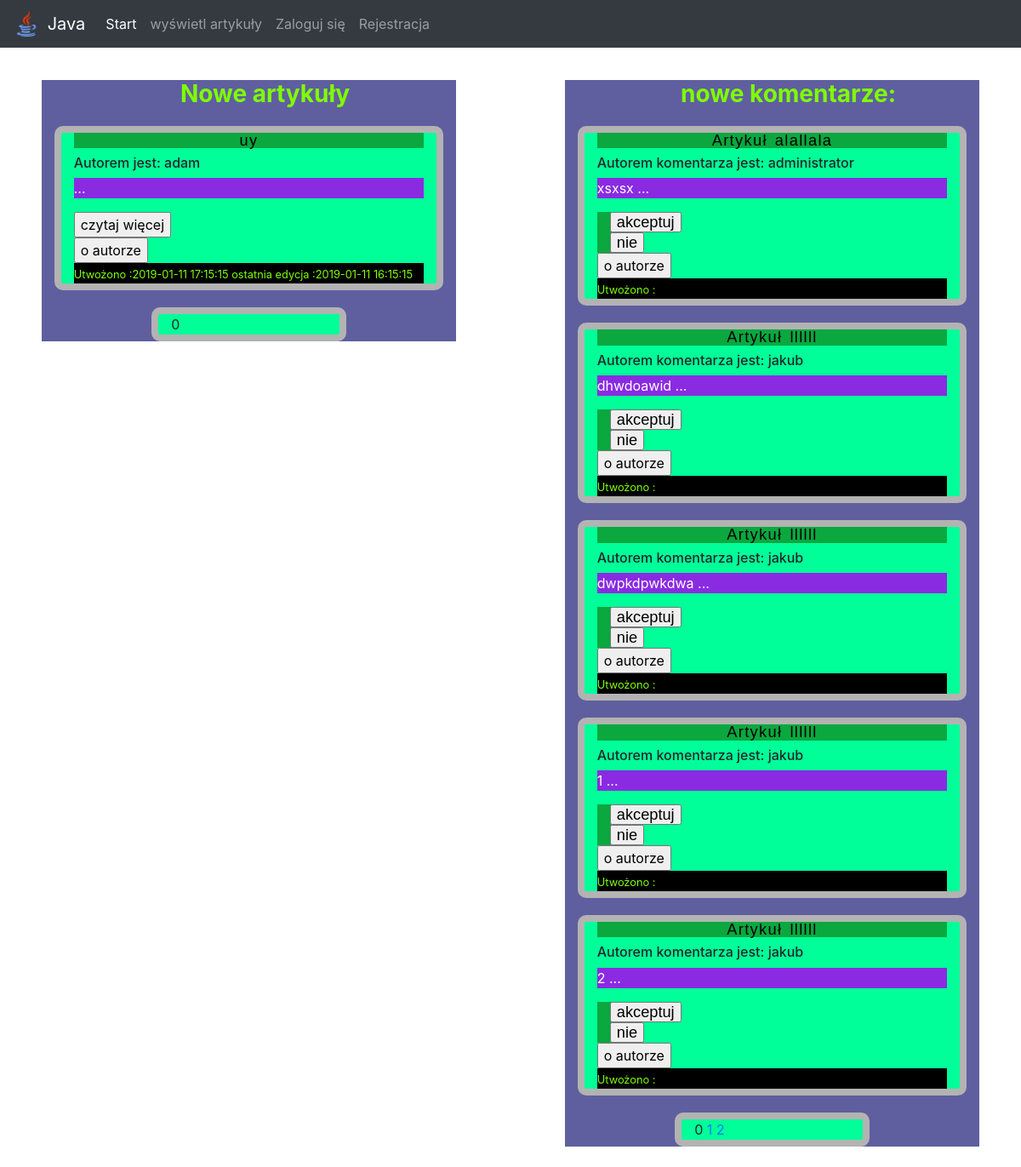
The app's page /php1/artykulzak.php with its own data.
### tables this page shows
CREATE TABLE IF NOT EXISTS `uzytkownicy` (
  `id` int(11) NOT NULL AUTO_INCREMENT,
  `username` varchar(255) NOT NULL,
  `password` varchar(255) NOT NULL,
  `email` text NOT NULL,
  `dolaczyl` date NOT NULL,
  `banned` varchar(5) NOT NULL DEFAULT 'folse',
  `status` varchar(10) NOT NULL DEFAULT '0',
  PRIMARY KEY (`id`)
);

CREATE TABLE IF NOT EXISTS `posts` (
  `id_pos` int(11) NOT NULL AUTO_INCREMENT,
  `user_id_pos` int(11) NOT NULL,
  `title` varchar(255) NOT NULL,
  `article` text NOT NULL,
  `updated_at` timestamp NOT NULL DEFAULT CURRENT_TIMESTAMP,
  `created_at` datetime NOT NULL,
  `akceptacja` int(11) NOT NULL,
  PRIMARY KEY (`id_pos`)
);

CREATE TABLE IF NOT EXISTS `komentarze` (
  `id_kom` int(11) NOT NULL AUTO_INCREMENT,
  `id_user` int(11) NOT NULL,
  `id_post` int(11) NOT NULL,
  `tresc` text NOT NULL,
  `wyslano` timestamp NULL DEFAULT CURRENT_TIMESTAMP,
  `status` int(11) NOT NULL DEFAULT '1',
  PRIMARY KEY (`id_kom`)
);

### php1/artykulzak.php (the view, shortened to what this page needs)
<?php
	include("connection.php");
$polaczenie = new mysqli($host, $db_user, $db_password, $db_name);
$counta=5;
$offseta=0;
$countk=5;
$offsetk=0;
?>
<!DOCTYPE HTML>
<html lang="pl">
<head>
    <link rel="stylesheet" href="css/bootstrap.css">
    <link href="style.css" rel="stylesheet" type="text/css" />
</head>
<body class="tyl">
    		<nav class="navbar navbar-dark bg-dark navbar-expand-lg fixed-top">
			<a class="navbar-brand" href="#"><img src="obrazki/logo.png" width="30" height="30" class="d-inline-block mr-1 align-bottom" alt=""> Java</a>
			<div class=" collapse navbar-collapse" id="mainmenu">
			<ul class="navbar-nav mr-auto">
					<li class="nav-item active">
						<a class="nav-link" href="stronapierwsza.php"> Start </a>
					</li>
             <?php   if ((isset($_SESSION['zalogowany'])) && ($_SESSION['zalogowany']==true))
	{                  ?>
                    <li><p class="nav-item"><a class="nav-link" href="wyswietlmojedane.php">Witaj <?php echo $_SESSION['user'];?></a></li>
                    <li class="nav-item"><a class="nav-link" href="artykul.php">wyświetl artykuły</a></li>
                    <?php if($_SESSION['status']>'1'){
                    ?>
                    <li class="nav-item"> <a class="nav-link" href="texartikul_new.scr.php">utwórz nowy artykuł</a></li>
                    <li class="nav-item"> <a class="nav-link" href="userlist.php">wyświetl uzytkowników</a></li>
                    <li class="nav-item"> <a class="nav-link" href="artykulzak.php">wyświetl artykuły do akceptacji</a></li>
					<?php }
                    ?>
                    <li class="nav-item"><a class="nav-link" href="wyswietlmojedane.php">wyświetl swój profil</a></li>
                    <li class="nav-item"><a class="nav-link" href="dzial_zak_moja.php">wyświetl moją aktywność</a></li>
                    <li class="nav-item"><a class="nav-link" href="logout.php">Wyloguj się</a></li>
<?php				}else{ ?>
                    <li class="nav-item"><a class="nav-link" href="artykul.php">wyświetl artykuły</a></li>
                    <li class="nav-item"> <a class="nav-link" href="zaloguj.php">Zaloguj się</a></li>
					<li class="nav-item"><a class="nav-link" href="rejestracja.php">Rejestracja</a></li>
				   <?php } ?>
				</ul>
			</div>
		</nav>
<div class="cowgurze">internet exploer to całkowite zero</div>
<div class="container d-md-inline d-sd-inline">
         <div class="row">
        <div class="col-md-11 col-lg-6">
            <div class="pudelko_na_artykuly offset-xl-1 col-sm-10 col-md-10">
                <h3 class="start col-xl-11 offset-xl-1" > Nowe artykuły</h3>
            <?php
                        if ($polaczenie->connect_errno!=0)
                        {
                            throw new Exception(mysqli_connect_errno());
                        }
                        else
                        {         $rezultat = $polaczenie->query("SELECT uzytkownicy.username, posts.title,posts.article,posts.updated_at,posts.created_at,posts.id_pos,posts.user_id_pos,posts.akceptacja FROM `uzytkownicy`,`posts` WHERE uzytkownicy.id=posts.user_id_pos and posts.akceptacja='1' ORDER BY posts.created_at DESC");
                         $row_cnt = $rezultat->num_rows;
                         $pagesa = ceil($row_cnt/$counta);
                          $rezultat2 = $polaczenie->query("SELECT uzytkownicy.username, posts.title,posts.article,posts.updated_at,posts.created_at,posts.id_pos,posts.user_id_pos,posts.akceptacja FROM `uzytkownicy`,`posts` WHERE uzytkownicy.id=posts.user_id_pos and posts.akceptacja='1' ORDER BY posts.created_at DESC Limit $counta offset $offseta");
                            while($row = $rezultat2->fetch_assoc())
                      {  if ($row['user_id_pos']!=$_SESSION['id']){
                       ?>
                                        <div class=" fic">
                                            <div class="pudelko_w_pudelku col-xl-12">
                                            <h4 class="pudelko_na_tytul"><?php echo $row['title']?></h4>
                                                <h6 class="pudelko_na_autora"> Autorem jest: <?php echo $row['username']?></h6>
                                                <p class="pudelko_na_tresc"><?php  $sk=explode(' ', $row['article'], 19);
                                                    $sk[18]='...';
                                                  echo implode ( " ",$sk);
                                                ?> </p>
                                                <form  action="texartikul_akceptacja.php" method="post">
                                                <input name="submit" type="submit" value="czytaj więcej" class="portol">
                                                </form>
                                                <form action="texuser.php" method="post">
                                                <input name="submit" type="submit" value="o autorze" class="portol">
                                                </form>
                                                <div class="pudelko_na_date">
                                                <small > Utwożono :<?php echo $row['created_at']?> ostatnia edycja :<?php echo $row['updated_at']?></small>
                                                </div>
                                            </div>
                    </div>
                    <?php
                      } } }
                               ?>
                <div class="pudelko_w_pudelku col-xl-6 offset-xl-3"><?php for($i=0;$i<$pagesa;$i++){
                    if($i*$counta==$offseta){
                            echo ' '.$i.' ';
                    }else{
                    echo '<a href="artykulzak.php?counta='.$counta.'&offseta='.$i.'"> '.$i.' </a>';
                        }
                            }
                               ?> </div>
            </div></div>
             <div class="col-md-11 col-lg-6">
             <div class="pudelko_na_artykuly offset-xl-1 col-sm-10 col-md-10">
        <h3 class="start col-xl-11 offset-xl-1" > nowe komentarze:</h3>
    <?php
                if ($polaczenie->connect_errno!=0)
                {
                    throw new Exception(mysqli_connect_errno());
                }
                else
                {         $rezultat = $polaczenie->query("SELECT `id_kom`,`id_user`,`id_post`,`tresc`,`wyslano`,`status` FROM `komentarze` WHERE `komentarze`.`status`='1' ORDER BY `komentarze`.`wyslano` DESC");
                         $row_cnt = $rezultat->num_rows;
                         $pagesk = ceil($row_cnt/$countk);
                          $rezultat2 = $polaczenie->query("SELECT `id_kom`,`id_user`,`id_post`,`tresc`,`wyslano`,`status` FROM `komentarze` WHERE `komentarze`.`status`='1' ORDER BY `komentarze`.`wyslano` DESC Limit $countk offset $offsetk");
                            while($row = $rezultat2->fetch_assoc())
              {
               $idu=$row["id_user"];
               $idp=$row["id_post"];
               		$rezuser=$polaczenie->query("SELECT `username`,`id` FROM `uzytkownicy` WHERE id='$idu' ");
                    $rezpos=$polaczenie->query("SELECT uzytkownicy.username, posts.title,posts.article,posts.updated_at,posts.created_at FROM `uzytkownicy`,`posts` WHERE (uzytkownicy.id=posts.user_id_pos AND posts.id_pos='$idp')");
               $rezu=mysqli_fetch_assoc($rezuser);
               $rezp=mysqli_fetch_assoc($rezpos);
            ?>
                                        <div class=" fic">
                                            <div class="pudelko_w_pudelku col-xl-12">
                                            <h4 class="pudelko_na_tytul">Artykuł <?php echo $rezp['title']?></h4>
                                                <h6 class="pudelko_na_autora"> Autorem komentarza jest: <?php echo $rezu['username'] ?></h6>
                                                <p class="pudelko_na_tresc"><?php  $sk=explode(' ', $row['tresc'], 10);
                                                    $sk[9]='...';
                                                  echo implode ( " ",$sk);
                                                ?> </p>
                                                <form class="pudelko_na_tytul col-lg-1" method="post" action="koment.akc.scr.php">
                                                    <input name="submit" type="submit" value="akceptuj" class="portol">
                                                    </form>
                                                <form class="pudelko_na_tytul col-lg-1" method="post" action="koment.noakc.scr.php">
                                                    <input name="submit" type="submit" value="nie" class="portol">
                                                    </form>
                                                <form action="texuser.php" method="post">
                                                <input name="submit" type="submit" value="o autorze" >
                                                 </form>
                                                <div class="pudelko_na_date">
                                                <small > Utwożono :<?php echo $row['wyslano']?></small>
                                                </div>
                                            </div>
                    </div>
                <?php
                    }}
                           ?>
                                 <div class="pudelko_w_pudelku col-xl-6 offset-xl-3"><?php for($i=0;$i<$pagesk;$i++){
                    if($i*$countk==$offsetk){
                            echo ' '.$i.' ';
                    }else{
                    echo '<a href="artykulzak.php?countk='.$countk.'&offsetk='.$i.'"> '.$i.' </a>';
                        }
                            }
                               ?> </div>
          </div>
             </div>
        </div>
</div>
</body>
</html>

### php1/style.css (style rules this page uses)
.cowgurze { height: 30px; margin-bottom: 40px; }
.pudelko_w_pudelku { background-color: #00FF99; border-radius: 10px 10px 10px 10px; -moz-border-radius: 10px 10px 10px 10px; -webkit-border-radius: 10px 10px 10px 10px; border: 8px solid #b3b3b3; }
.pudelko_na_artykuly { background-color: #5f5f9f; }
.portol { padding: 0.5em, 0.5em, 0.5em, 0.5em; }
.pudelko_na_tytul { color:#000000; background-color:#0AA83F; letter-spacing:1pt; word-spacing:2pt; font-size:114%; text-align:center; font-family:arial, helvetica,sans-serif; line-height:1; }
.pudelko_na_tresc { color: white; background-color: blueviolet; }
.pudelko_na_date { color: chartreuse; background-color: black; }
.start { color: chartreuse; font-weight: bold; text-align: center; }
body, html { min-height: 100%; margin: 0px; }
.fic { margin-top: 20px; margin-bottom: 20px; }
.tyl { background-size: cover; background-image: url(obrazki/t%C5%82otylne.png); }

### records on screen
uzytkownicy: posts.title "uy", username "adam", sk "...", posts.created_at "2019-01-11 17:15:15", posts.updated_at "2019-01-11 16:15:15"
komentarze: id_post.title "alallala", id_user.username "administrator", sk "xsxsx ..."
komentarze: id_post.title "llllll", id_user.username "jakub", sk "dhwdoawid ..."
komentarze: id_post.title "llllll", id_user.username "jakub", sk "dwpkdpwkdwa ..."
komentarze: id_post.title "llllll", id_user.username "jakub", sk "1 ..."
komentarze: id_post.title "llllll", id_user.username "jakub", sk "2 ..."
